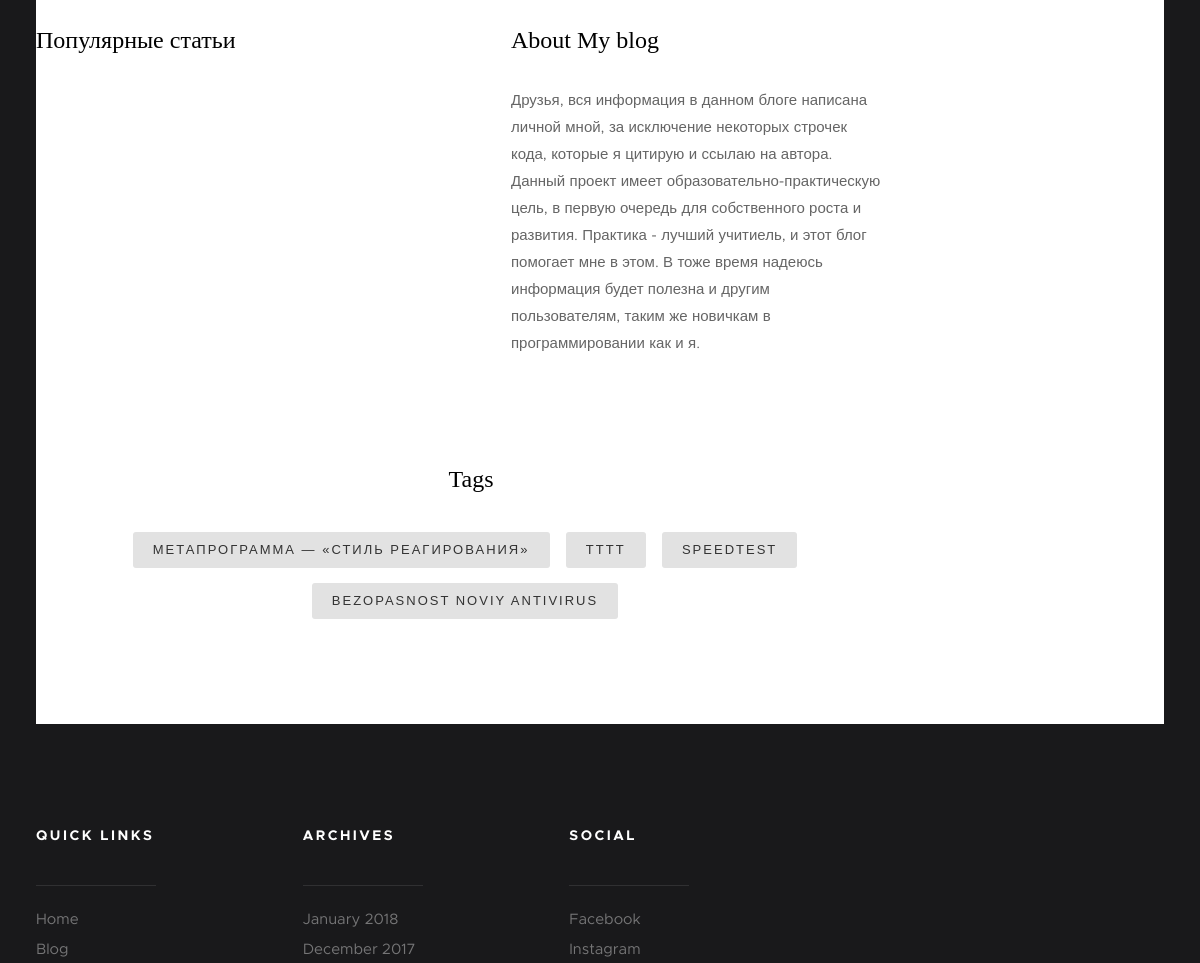
Page /tag/it (middle part) on the earlier database version.
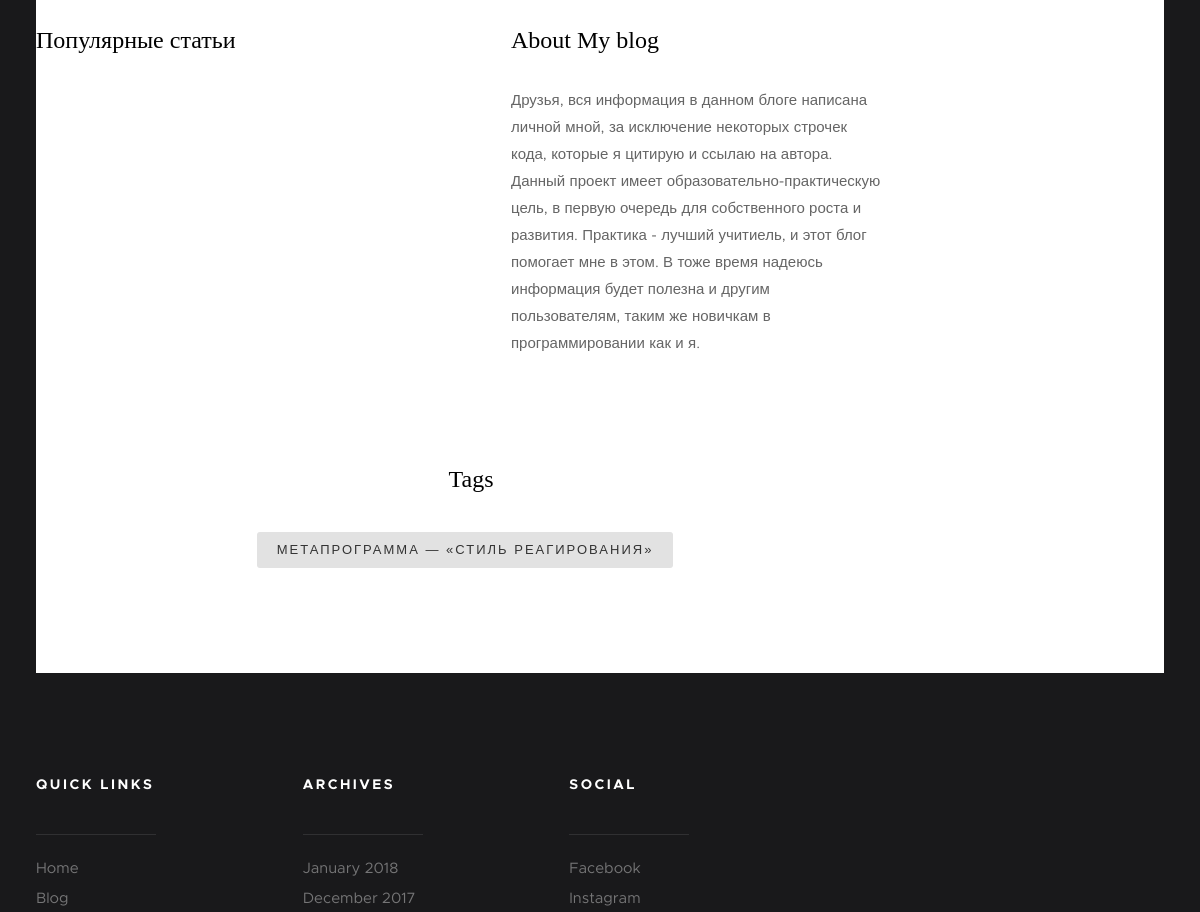
Same page on the later database version.
### Blog/models.py (models this page shows, shortened)
class Post (models.Model):
    STATUS_CHOICES = (('draft', 'Draft'), ('published', 'Published'))
    title = models.CharField(max_length=250, verbose_name='Название')
    category = models.ForeignKey(Category, verbose_name='Категория', on_delete=models.SET_NULL, null=True)
    tag=models.ManyToManyField('Tag', blank=True,related_name='posts')
    slug = models.SlugField(max_length=250, unique_for_date='published')
    author = models.ForeignKey(User, on_delete=models.CASCADE, related_name='blog_posts')
    image = models.ImageField(upload_to= generate_filename, verbose_name='Изображение')
    body = RichTextUploadingField(blank=True, null=True)
    published = models.DateTimeField(default=timezone.now)
    created = models.DateTimeField(auto_now_add=True)
    update = models.DateTimeField(auto_now=True)
    likes = models.PositiveIntegerField(default=0, verbose_name='Лайки')
    dislikes = models.PositiveIntegerField(default=0, verbose_name='Дизлайки')
    status = models.CharField(max_length=10, choices=STATUS_CHOICES, default='draft')
    class Meta:
        ordering = ('-published',)

### Blog/views.py (the view)
# urls.py: path('tag/<str:slug>', tagdet, name='tagdet'),
def tagdet(request, slug):
    tag = Tag.objects.get(slug__iexact=slug)
    context = {
        'tags': Post.objects.filter(tag=tag)
    }
    return render(request, 'Blog/post/tag_detail.html', context)

### templates/Blog/post/tag_detail.html (shortened to what this page needs)
{% extends 'Blog/index.html' %}

### templates/Blog/index.html (shortened to what this page needs)
{% load static %}
<!DOCTYPE html>
<html class="no-js" lang="en">
<head>
{% block basic %}
    <link rel="stylesheet" href="{% static 'css/base.css'%}">
    <link rel="stylesheet" href="{% static 'css/vendor.css'%}">
    <link rel="stylesheet" href="{% static 'css/main.css'%}">
</head>
<body id="top">
{% endblock %}
       <div class="row">
            <div class="col-full">
        </div>
{% block pop_content %}
    <section class="s-extra">
        <div class="row top">
            <div class="col-eight md-six tab-full popular">
                <h3>Популярные статьи</h3>
                <div class="block-1-2 block-m-full popular__posts">
                    <article class="col-block popular__post">
                        </article>
                </div>
                </div>
            <div class="col-four md-six tab-full about">
                <h3>About My blog</h3>
                <p>
                Друзья, вся информация в данном блоге написана личной мной, за исключение некоторых строчек кода, которые я цитирую и ссылаю на автора. Данный проект имеет образовательно-практическую цель, в первую очередь для собственного роста и развития. Практика - лучший учитиель, и этот блог помогает мне в этом. В тоже время надеюсь информация будет полезна и другим пользователям, таким же новичкам в программировании как и я.
                </p>
                <ul class="about__social">
                    <li>
                        <a href="#0"><i class="fa fa-facebook" aria-hidden="true"></i></a>
                    </li>
                    <li>
                        <a href="#0"><i class="fa fa-twitter" aria-hidden="true"></i></a>
                    </li>
                    <li>
                        <a href="#0"><i class="fa fa-instagram" aria-hidden="true"></i></a>
                    </li>
                    <li>
                        <a href="#0"><i class="fa fa-pinterest" aria-hidden="true"></i></a>
                    </li>
                </ul>
            </div>
        </div>
<div class="row bottom tags-wrap">
            <div class="col-full tags">
                <h3>Tags</h3>
                <div class="tagcloud">
                    {% for tags in tags %}
                    <a href="{% url 'blog:tagdet' slug=tags.slug %}">{{ tags.title }}</a>
                    {% endfor %}
            </div>
        </div>
{% endblock %}
    </section>
</body>
{% block footer %}
    <footer class="s-footer">
        <div class="s-footer__main">
            <div class="row">
                <div class="col-two md-four mob-full s-footer__sitelinks">
                    <h4>Quick Links</h4>
                    <ul class="s-footer__linklist">
                        <li><a href="#0">Home</a></li>
                        <li><a href="#0">Blog</a></li>
                    </ul>
                </div>
                <div class="col-two md-four mob-full s-footer__archives">
                    <h4>Archives</h4>
                    <ul class="s-footer__linklist">
                        <li><a href="#0">January 2018</a></li>
                        <li><a href="#0">December 2017</a></li>
                    </ul>
                </div>
                <div class="col-two md-four mob-full s-footer__social">
                    <h4>Social</h4>
                    <ul class="s-footer__linklist">
                        <li><a href="#0">Facebook</a></li>
                        <li><a href="#0">Instagram</a></li>
                    </ul>
                </div>
            </div>
        </div>
    </footer>
{% endblock %}
</body>
</html>

Differences in the rows shown:
removed Post: title "TTTT"
removed Post: title "SPEEDTEST"
removed Post: title "BEZOPASNOST NOVIY ANTIVIRUS"
